Frame 1 (no input): blank canvas, image omitted
Frame 60 (no input): blank canvas, image omitted
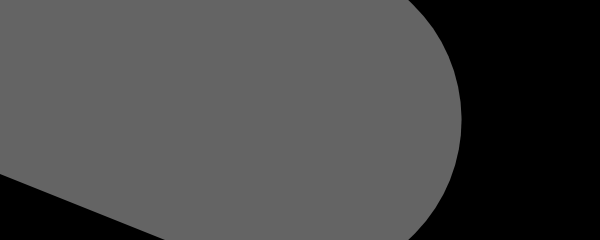
Frame 120 (the mouse pressed at the canvas centre since frame 60)

The p5.js sketch whose frames 1 and 60 were blank and that drew this single picture after the mouse press (run headless with seeded random() and noise() and a simulated clock; from frame 60 on, the mouse is pressed at the canvas centre):

// p5.js sketch
// ── sketch.js
function setup(){
	createCanvas(600, 240);

	background(0);
	stroke(255, 100);
}

function draw() {
	var weight = dist(mouseX, mouseY, pmouseX, pmouseY);
	strokeWeight(weight);
	line(mouseX, mouseY, pmouseX, pmouseY);
}
